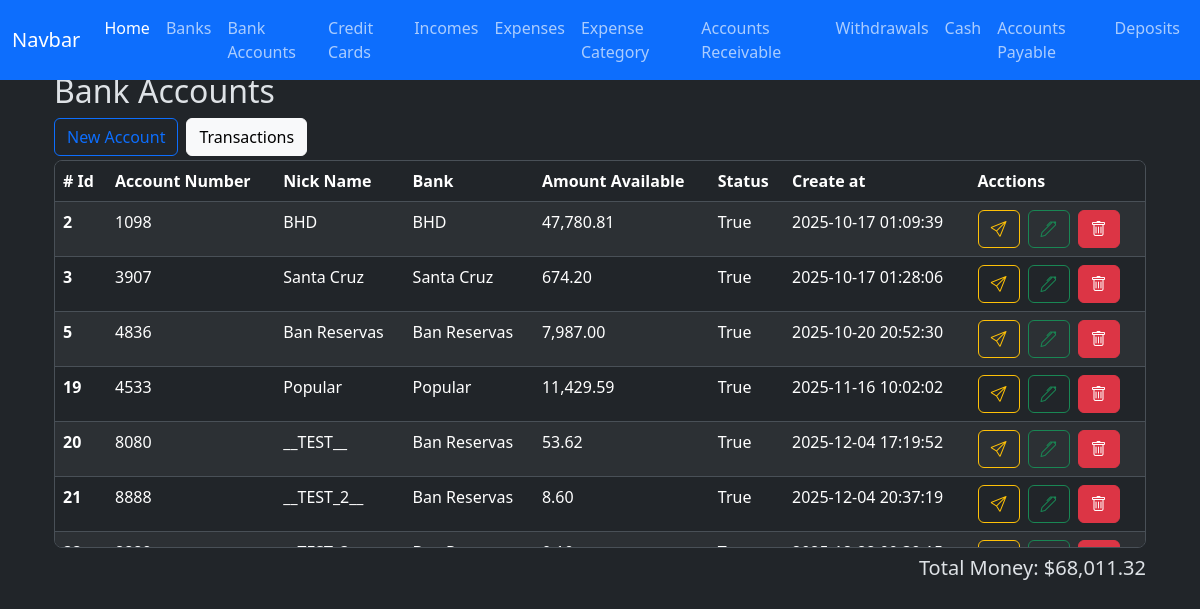
Page /bank_accounts/index on the earlier database version.
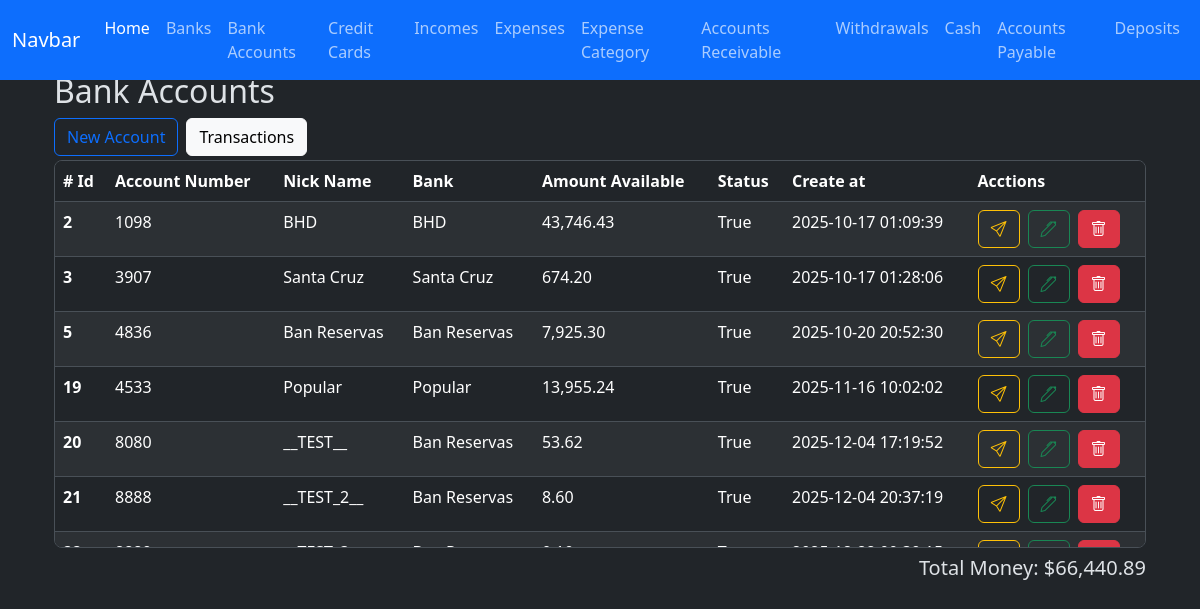
Same page on the later database version.
### app/models/bank_account.py (models this page shows)
class BankAccount(db.Model):
    __tablename__ = 'bank_accounts'
    id = db.Column(db.Integer, primary_key=True)
    nick_name = db.Column(db.String(120))
    amount_available = db.Column(db.Numeric(10, 2), nullable=False)
    is_active = db.Column(db.Boolean, default=True)
    account_number = db.Column(db.Integer, nullable=True)
    bank_id = db.Column(db.Integer, db.ForeignKey('banks.id'))
    created_at = db.Column(db.DateTime(timezone=True), server_default=func.now())
    updated_at = db.Column(db.DateTime(timezone=True), onupdate=func.now())
    bank = relationship('Bank', back_populates='bank_accounts')
    expenses = relationship('Expense', back_populates='bank_account', order_by='desc(Expense.created_at)')
    incomes = relationship('Income', back_populates='bank_account', order_by='desc(Income.created_at)')
    credit_card_payments = relationship('CreditCardPayment', back_populates='bank_account', order_by='desc(CreditCardPayment.created_at)')
    withdrawals = relationship('Withdrawal', back_populates='bank_account', order_by='desc(Withdrawal.created_at)')
    loans = relationship('Loan', back_populates='bank_account', order_by='desc(Loan.created_at)')
    loan_payments = relationship('LoanPayment', back_populates='bank_account', order_by='desc(LoanPayment.created_at)')
    debts = relationship('Debt', back_populates='bank_account', order_by='desc(Debt.created_at)')
    debt_payments = relationship('DebtPayment', back_populates='bank_account', order_by='desc(DebtPayment.created_at)')
    transaction_ledger = relationship('BankAccountTransactionsLedger', back_populates='bank_account')
    deposits = relationship('Deposit', back_populates='bank_account', order_by='desc(Deposit.created_at)')
    outgoing_transfers = relationship('BankTransfer', foreign_keys='BankTransfer.from_bank_account_id', back_populates='from_bank_account', order_by='desc(BankTransfer.created_at)')
    incoming_transfers = relationship('BankTransfer', foreign_keys='BankTransfer.to_bank_account_id', back_populates='to_bank_account', order_by='desc(BankTransfer.created_at)')

### app/models/bank.py (models this page shows)
class Bank(db.Model):
    __tablename__ = 'banks'
    id = db.Column(db.Integer, primary_key=True)
    name = db.Column(db.String(100), nullable=False)
    created_at = db.Column(db.DateTime(timezone=True), server_default=func.now())
    updated_at = db.Column(db.DateTime(timezone=True), onupdate=func.now())
    bank_accounts = relationship('BankAccount', back_populates='bank')
    credit_cards = relationship('CreditCard', back_populates='bank')

### app/routes/bank_account_routes.py (the view)
@bank_account_bp.route('/index', methods=['GET'])
def index():
    banks = Bank.query.all()
    bank_accounts = BankAccount.query.all()
    total_money = Decimal()
    for account in bank_accounts:
        total_money += account.amount_available
    total_money_formatted = f'{total_money:,.2f}'
    context = {
        'banks': banks,
        'bank_accounts': bank_accounts,
        'total_money': total_money_formatted,
        'len': len,
        'total_amount': total_amount,
        'format_amount': format_amount,
    }
    return render_template('bank_accounts/index.html', **context)

### app/utils/numeric_casting.py (called while the page is built)
def format_amount(value):
    try:
        return f'{value:,.2f}';
    except Exception as e:
        return None

### app/templates/bank_accounts/index.html (shortened to what this page needs)
{% extends 'layout.html' %}
{% block content %}
    <h2>Bank Accounts</h2>
    <div class="d-flex gap-2">
        <div class="">
            <button
                type="button"
                class="btn btn-outline-primary"
                data-bs-toggle="modal"
                data-bs-target="#create-bank-account"
            > New Account
            </button>
        </div>
        <div class="">
            <a
                href="{{ url_for('bank_transaction_ledger.index' ) }}"
                class="btn btn-light"
            > Transactions
            </a>
        </div>
    </div>
    <div class="table-responsive overflow-y-auto border rounded-3 mt-1" style="max-height: 388px;">
        <table class="table table-striped  table-hover">
            <thead class="sticky-top">
                <tr>
                    <th scope="col"># Id</th>
                    <th scope="col">Account Number</th>
                    <th scope="col">Nick Name</th>
                    <th scope="col">Bank</th>
                    <th scope="col">Amount Available</th>
                    <th scope="col">Status</th>
                    <th scope="col">Create at</th>
                    <th scope="col">Acctions</th>
                </tr>
            </thead>
            <tbody>
                {% for bank_account in bank_accounts %}
                <tr class="bank-row" data-bank-account-id = "{{ bank_account.id }}">
                    <th scope="row">{{ bank_account.id }}</th>
                    <td>{{ bank_account.account_number }}</td>
                    <td>{{ bank_account.nick_name }}</td>
                    <td>{{ bank_account.bank.name }}</td>
                    <td>{{ format_amount(bank_account.amount_available) }}</td>
                    <td>{{ bank_account.is_active }}</td>
                    <td>{{ bank_account.created_at }}</td>
                    <td>
                        <div class="d-flex gap-2">
                            <button
                                type="button"
                                class="btn btn-outline-warning"
                                data-bs-toggle="modal"
                                data-bs-target="#create-bank-transfer"
                                data-from-bank-account-id="{{ bank_account.id }}"
                                data-nick-name="{{ bank_account.nick_name }}"
                            >
                                <i class="bi bi-send"></i>
                            </button>
                            <button
                                type="button"
                                class="btn btn-outline-success"
                                data-bs-toggle="modal"
                                data-bs-target="#edit-bank-account"
                                data-bank-account-id="{{ bank_account.id }}"
                                data-account-number="{{ bank_account.account_number }}"
                                data-nick-name="{{ bank_account.nick_name }}"
                                data-amount-available="{{ bank_account.amount_available }}"
                                data-bank-id="{{ bank_account.bank.id }}"
                            >
                                <i class="bi bi-pen"></i>
                            </button>
                            <a href="{{ url_for('bank_account.delete', id=bank_account.id) }}" class="btn btn-danger"><i class="bi bi-trash"></i></a>
                        </div>
                    </td>
                </tr>
                {% endfor %}
            </tbody>
        </table>
    </div>
    <div class="col-sm d-flex flex-row-reverse mt-2">
        <h5>Total Money: ${{ total_money }}</h5>
    </div>
    <link href="https://cdn.jsdelivr.net/npm/@sweetalert2/theme-dark@5/dark.css" rel="stylesheet">
{% endblock %}

### app/templates/layout.html (shortened to what this page needs)
<!doctype html>
<html lang="en" data-bs-theme="dark">
  <head>
    <link href="https://cdn.jsdelivr.net/npm/bootstrap@5.3.8/dist/css/bootstrap.min.css" rel="stylesheet">
    <link rel="stylesheet" href="{{ url_for('static', filename='style.css') }}">
</head>
  <body>
    <nav class="navbar navbar-expand-lg bg-primary fixed-top mx-2 mx-auto">
        <div class="container-fluid">
            <a class="navbar-brand" href="#">Navbar</a>
            <div class="collapse navbar-collapse" id="navbarNav">
                <ul class="navbar-nav">
                    <li class="nav-item">
                        <a class="nav-link active" aria-current="page" href="{{ url_for('home.index' ) }}">Home</a>
                    </li>
                    <li class="nav-item">
                        <a class="nav-link" href="{{ url_for('bank.index' ) }}">Banks</a>
                    </li>
                    <li class="nav-item">
                        <a class="nav-link" href="{{ url_for('bank_account.index' ) }}">Bank Accounts</a>
                    </li>
                    <li class="nav-item">
                        <a class="nav-link" href="{{ url_for('credit_card.index' ) }}">Credit Cards</a>
                    </li>
                    <li class="nav-item">
                        <a class="nav-link" href="{{ url_for('income.index' ) }}">Incomes</a>
                    </li>
                    <li class="nav-item">
                        <a class="nav-link" href="{{ url_for('expense.index' ) }}">Expenses</a>
                    </li>
                    <li class="nav-item">
                        <a class="nav-link" href="{{ url_for('expense_category.index' ) }}">Expense Category</a>
                    </li>
                    <li class="nav-item">
                        <a class="nav-link" href="{{ url_for('accounts_receivable.index' ) }}">Accounts Receivable</a>
                    </li>
                    <li class="nav-item">
                        <a class="nav-link" href="{{ url_for('withdrawal.index' ) }}">Withdrawals</a>
                    </li>
                    <li class="nav-item">
                        <a class="nav-link" href="{{ url_for('cashledger.index' ) }}">Cash</a>
                    </li>
                    <li class="nav-item">
                        <a class="nav-link" href="{{ url_for('debt.index' ) }}">Accounts Payable</a>
                    </li>
                    <li class="nav-item">
                        <a class="nav-link" href="{{ url_for('deposit.index' ) }}">Deposits</a>
                    </li>
                </ul>
            </div>
        </div>
    </nav>
    <main class="container w-100 mt-5 p-4">
    {% block content %}
    {% endblock %}
    </main>
    <link rel="stylesheet" href="https://cdn.jsdelivr.net/npm/bootstrap-icons@1.13.1/font/bootstrap-icons.min.css">
</body>
</html>

Differences in the rows shown:
changed BankAccount "BHD": amount_available "47,780.81" → "43,746.43"
changed BankAccount id 5: amount_available "7,987.00" → "7,925.30"
changed BankAccount "Popular": amount_available "11,429.59" → "13,955.24"
Other differences:
{{ total_money }}: "68,011.32" → "66,440.89"
